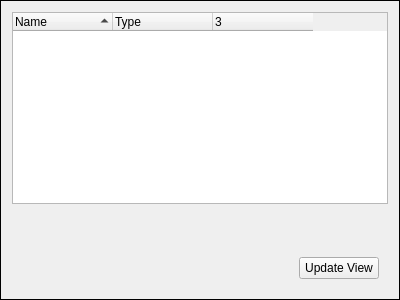
<?xml version="1.0" encoding="UTF-8"?>
<ui version="4.0">
 <class>ControlPanel</class>
 <widget class="QFrame" name="ControlPanel">
  <property name="geometry">
   <rect>
    <x>0</x>
    <y>0</y>
    <width>400</width>
    <height>300</height>
   </rect>
  </property>
  <property name="windowTitle">
   <string>Frame</string>
  </property>
  <property name="frameShape">
   <enum>QFrame::Panel</enum>
  </property>
  <property name="frameShadow">
   <enum>QFrame::Plain</enum>
  </property>
  <layout class="QVBoxLayout" name="verticalLayout">
   <item>
    <widget class="QTreeWidget" name="actors">
     <property name="contextMenuPolicy">
      <enum>Qt::CustomContextMenu</enum>
     </property>
     <property name="editTriggers">
      <set>QAbstractItemView::NoEditTriggers</set>
     </property>
     <property name="selectionMode">
      <enum>QAbstractItemView::ExtendedSelection</enum>
     </property>
     <property name="sortingEnabled">
      <bool>true</bool>
     </property>
     <property name="columnCount">
      <number>3</number>
     </property>
     <attribute name="headerVisible">
      <bool>true</bool>
     </attribute>
     <attribute name="headerStretchLastSection">
      <bool>false</bool>
     </attribute>
     <column>
      <property name="text">
       <string>Name</string>
      </property>
     </column>
     <column>
      <property name="text">
       <string>Type</string>
      </property>
     </column>
     <column>
      <property name="text">
       <string/>
      </property>
     </column>
    </widget>
   </item>
   <item>
    <spacer name="verticalSpacer">
     <property name="orientation">
      <enum>Qt::Vertical</enum>
     </property>
     <property name="sizeHint" stdset="0">
      <size>
       <width>20</width>
       <height>37</height>
      </size>
     </property>
    </spacer>
   </item>
   <item>
    <widget class="QWidget" name="widget_12" native="true">
     <layout class="QHBoxLayout" name="horizontalLayout_9">
      <item>
       <spacer name="horizontalSpacer_7">
        <property name="orientation">
         <enum>Qt::Horizontal</enum>
        </property>
        <property name="sizeHint" stdset="0">
         <size>
          <width>40</width>
          <height>20</height>
         </size>
        </property>
       </spacer>
      </item>
      <item>
       <widget class="QPushButton" name="update">
        <property name="text">
         <string>Update View</string>
        </property>
       </widget>
      </item>
     </layout>
    </widget>
   </item>
  </layout>
 </widget>
 <resources/>
 <connections/>
</ui>
